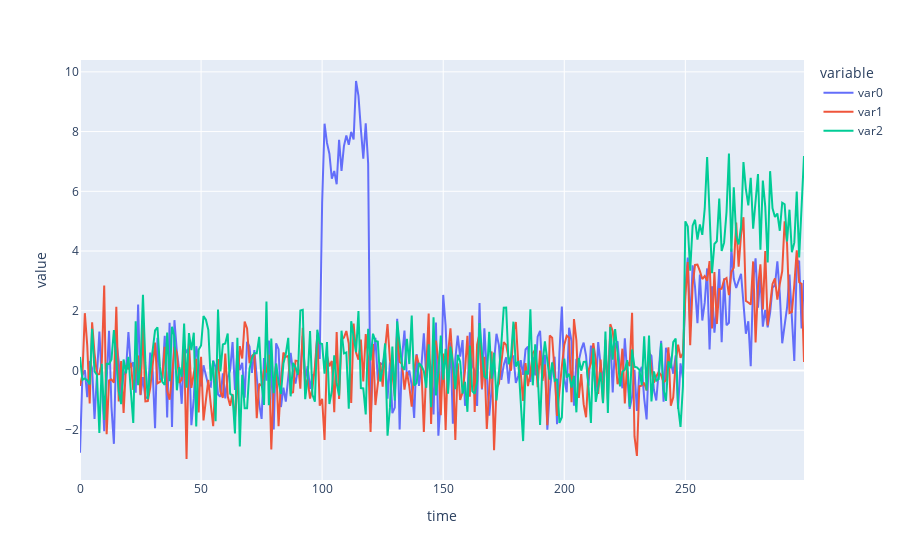

Write notebook code for a chart like this one.
### Markdown cell above
Here is how the data looks:

### Code cell
import plotly.express as px

px.line(x)

### Figure 1 — Plotly figure (JSON) as saved in the notebook; plotly's stock layout.template omitted (floating-point values rounded to 4 significant figures; data arrays with more than 128 entries replaced by an {"elided": "..."} marker saying what was removed)
{"data": [{"hovertemplate": "variable=var0<br>time=%{x}<br>value=%{y}<extra></extra>", "legendgroup": "var0", "line": {"color": "#636efa", "dash": "solid"}, "marker": {"symbol": "circle"}, "mode": "lines", "name": "var0", "orientation": "v", "showlegend": true, "type": "scatter", "x": {"elided": "300 int values"}, "xaxis": "x", "y": {"elided": "300 float values"}, "yaxis": "y"}, {"hovertemplate": "variable=var1<br>time=%{x}<br>value=%{y}<extra></extra>", "legendgroup": "var1", "line": {"color": "#EF553B", "dash": "solid"}, "marker": {"symbol": "circle"}, "mode": "lines", "name": "var1", "orientation": "v", "showlegend": true, "type": "scatter", "x": {"elided": "300 int values"}, "xaxis": "x", "y": {"elided": "300 float values"}, "yaxis": "y"}, {"hovertemplate": "variable=var2<br>time=%{x}<br>value=%{y}<extra></extra>", "legendgroup": "var2", "line": {"color": "#00cc96", "dash": "solid"}, "marker": {"symbol": "circle"}, "mode": "lines", "name": "var2", "orientation": "v", "showlegend": true, "type": "scatter", "x": {"elided": "300 int values"}, "xaxis": "x", "y": {"elided": "300 float values"}, "yaxis": "y"}], "layout": {"legend": {"title": {"text": "variable"}, "tracegroupgap": 0}, "margin": {"t": 60}, "xaxis": {"anchor": "y", "domain": [0, 1], "title": {"text": "time"}}, "yaxis": {"anchor": "x", "domain": [0, 1], "title": {"text": "value"}}}}
